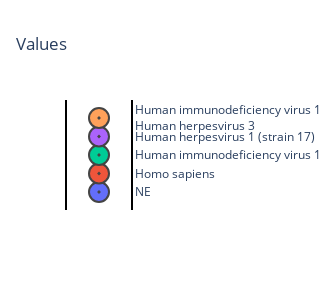

Source (notebook cell):
### Code cell
x = []
y = []
colors = []

for i in range(len(fig_dots['data'])):
    # print(i)
    legendgroup = fig_dots['data'][i]['legendgroup']
    color = fig_dots['data'][i]['marker']['color']
    # print(legendgroup, color)
    x.append('')
    y.append(legendgroup)
    colors.append(color)

# fig = px.scatter(x=x, y=y, color=colors)

import plotly.graph_objects as go

fig = go.Figure(data=go.Scatter(
    x=x,
    y=y,
    mode='markers',
    marker=dict(color=colors, 
                # size=[40, 60, 80, 100]
               )
))

# fig.show()

fig.update_traces(
    mode='markers'
                  , marker_symbol = 200, 
                  marker_line_width=2, 
                  # marker_line_color='rgba(0, 0, 0, 1)'
                 )

# fig.update_traces(marker=dict(color='lightgray'))

fig.update_xaxes(visible=False)
fig.update_yaxes(ticklabelposition="outside right", side= 'right')
fig.update_yaxes(tick0=0, dtick=0.25)


fig.update_layout(showlegend=False)
fig.update_traces(marker_size=20)

fig.update_xaxes(showline=True, linewidth=2, linecolor='black', mirror=True)
fig.update_yaxes(showline=True, linewidth=2, linecolor='black', mirror=True)


fig.update_layout(
    title=f'Values',
    autosize=False,
    width=200,
    height=290,
    # paper_bgcolor='rgba(0,0,0,0)',
    plot_bgcolor='rgba(0,0,0,0)',
    xaxis=dict(
        title="Centralities"
    ),
    yaxis=dict(
        title=""
    )
    )

fig_legend = fig
fig_legend

### Figure 1 — Plotly figure (JSON) as saved in the notebook; plotly's stock layout.template omitted (floating-point values rounded to 4 significant figures)
{"data": [{"marker": {"color": ["#636efa", "#EF553B", "#00cc96", "#ab63fa", "#FFA15A"], "line": {"width": 2}, "size": 20, "symbol": 200}, "mode": "markers", "type": "scatter", "x": ["", "", "", "", ""], "y": ["NE", "Homo sapiens", "Human immunodeficiency virus 1", "Human herpesvirus 1 (strain 17)", "Human immunodeficiency virus 1<br>Human herpesvirus 3"]}], "layout": {"autosize": false, "height": 290, "plot_bgcolor": "rgba(0, 0, 0, 0)", "showlegend": false, "title": {"text": "Values"}, "width": 200, "xaxis": {"autorange": true, "linecolor": "black", "linewidth": 2, "mirror": true, "range": [-1, 1], "showline": true, "title": {"text": "Centralities"}, "type": "category", "visible": false}, "yaxis": {"autorange": true, "dtick": 0.25, "linecolor": "black", "linewidth": 2, "mirror": true, "range": [-0.973, 4.973], "showline": true, "side": "right", "tick0": 0, "ticklabelposition": "outside right", "title": {"text": ""}, "type": "category"}}}
